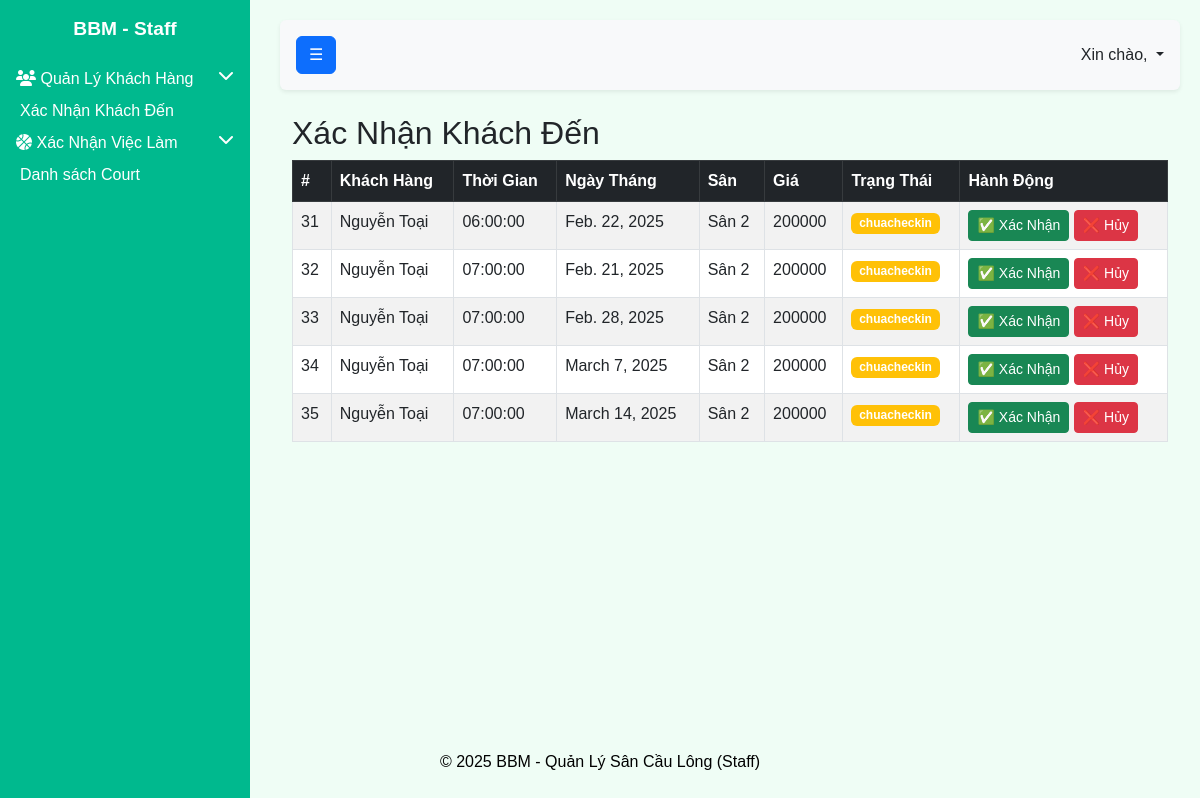
/r2checkin/MC1/, run on an earlier commit of the app's database.
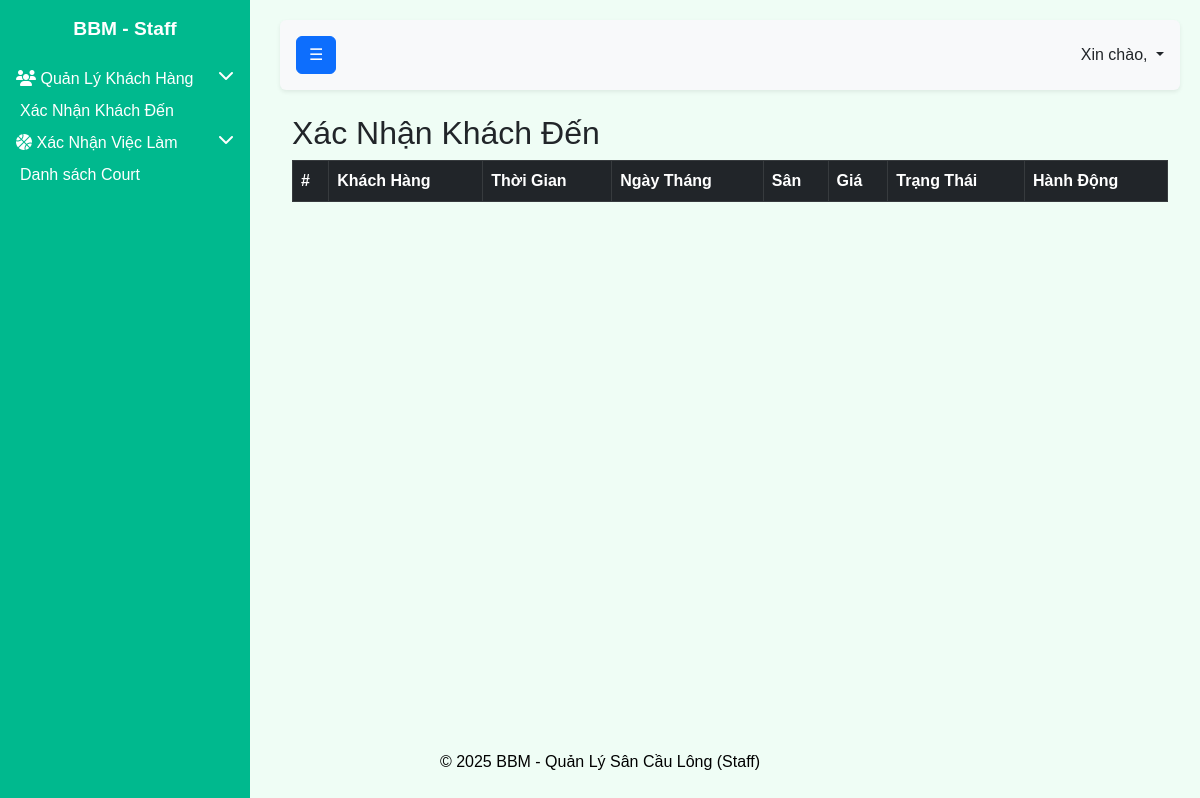
And on a later commit of the database.
### BBooking/models.py (models this page shows, shortened)
class VeDatSan(models.Model):
    CHECKIN_CHOICES = [
        ("chuacheckin", "Chưa check-in"),
        ("dacheckin", "Đã check-in"),
    ]
    TYPE_CHOICES = [
        ("codinh", "Cố định"),
        ("theongay", "Theo ngày"),
        ("linhhoat", "Linh hoạt"),
    ]
    maVe=models.AutoField(primary_key=True)
    flag = models.ForeignKey(Flag, on_delete=models.CASCADE)
    customer = models.ForeignKey(User, on_delete=models.CASCADE, limit_choices_to={'role': 'customer'})
    tongTien = models.IntegerField(default=0)
    ngayTao = models.DateTimeField(auto_now_add=True)
    voucher=models.ForeignKey(Voucher, on_delete=models.CASCADE, blank=True, null=True)
    checkin = models.CharField(
        max_length=20, choices=CHECKIN_CHOICES, default="chuacheckin"
    )
    type = models.CharField(max_length=8,choices=TYPE_CHOICES, default="codinh")

class Flag(models.Model):
    san = models.ForeignKey(San, on_delete=models.CASCADE)
    timeslot = models.ForeignKey(TimeSlot, on_delete=models.CASCADE)
    date = models.DateField()
    class Meta:
        unique_together = ('date', 'timeslot')

class TimeSlot(models.Model):
    timeslot = models.TimeField(primary_key=True)
    court = models.ForeignKey(Court, on_delete=models.CASCADE)
    def __str__(self):
        return f"{self.timeslot}"

### BUser/models.py (models this page shows, shortened)
class User(AbstractUser):
    ROLE_CHOICES = [
        ('customer', 'Customer'),
        ('courtstaff', 'Court Staff'),
        ('courtmanager', 'Court Manager'),
    ]
    role = models.CharField(max_length=20, choices=ROLE_CHOICES)
    GENDER_CHOICES = [
        ('M', 'Nam'),
        ('F', 'Nữ'),
        ('O', 'Khác')
    ]
    gender = models.CharField(max_length=1, choices=GENDER_CHOICES, default='M')
    sdt= models.IntegerField(default=0, null=True, blank=True)

### BCourt/models.py (models this page shows)
class San(models.Model):
    maSan = models.CharField(default='',max_length=10, primary_key=True)
    numSan = models.IntegerField()
    court=models.ForeignKey(Court, on_delete=models.CASCADE)
    def __str__(self):
        return f"Sân {self.numSan}"

### home/views.py (the view, shortened to what this page needs)
# urls.py: path('r2checkin/<str:maCourt>/', views.r2checkIn, name='r2checkin'),
def r2checkIn(request, maCourt):
    court=get_object_or_404(Court,maCourt=maCourt)
    lve = VeDatSan.objects.filter(checkin='chuacheckin', flag__san__court=court)
    return render(request, "home/r2checkin.html", {'lve': lve})

### home/templates/home/r2checkin.html (shortened to what this page needs)
{% extends "r2master_page.html" %}
{%load static%}
{%block sidebar%}
    {%include '../r2sidebar.html' %}
{%endblock%}
{%block navbar%}
    {%include '../r2navbar.html' %}
{%endblock%}
{%block footer%}
    {%include '../r2footer.html' %}
{%endblock%}
{%block content%}
<div id="page-content">
    <div class="container mt-4">
        <h2>Xác Nhận Khách Đến</h2>
        <table class="table table-bordered table-striped">
            <thead class="table-dark">
                <tr>
                    <th>#</th>
                    <th>Khách Hàng</th>
                    <th>Thời Gian</th>
                    <th>Ngày Tháng</th>
                    <th>Sân</th>
                    <th>Giá</th>
                    <th>Trạng Thái</th>
                    <th>Hành Động</th>
                </tr>
            </thead>
            <tbody id="booking-list">
                {%for ve in lve%}
                <form method="POST">
                    <tr>
                        <td>{{ve.maVe}}</td>
                        <td>{{ve.customer.last_name}} {{ve.customer.first_name}}</td>
                        <td>{{ve.flag.timeslot}}</td>
                        <td>{{ve.flag.date}}</td>
                        <td>{{ve.flag.san}}</td>
                        <td>{{ve.tongTien}}</td>
                        <td><span class="badge bg-warning">{{ve.checkin}}</span></td>
                        <td>
                            <button class="btn btn-success btn-sm" type="submit" name="action" value="confirm">✅ Xác Nhận</button>
                            <button class="btn btn-danger btn-sm" type="submit" name="action" value="cancel">❌ Hủy</button>
                        </td>
                    </tr>
                </form>
                {%endfor%}
            </tbody>
        </table>
    </div>
{%endblock%}

What changed in the data, as far as the page shows it:
removed VeDatSan: maVe "31", customer.last_name "Nguyễn", customer.first_name "Toại", flag.timeslot "06:00:00", flag "Feb. 22, 2025", flag.san "Sân 2", tongTien "200000", checkin "chuacheckin"
removed VeDatSan: maVe "32", customer.last_name "Nguyễn", customer.first_name "Toại", flag.timeslot "07:00:00", flag "Feb. 21, 2025", flag.san "Sân 2", tongTien "200000", checkin "chuacheckin"
removed VeDatSan: maVe "33", customer.last_name "Nguyễn", customer.first_name "Toại", flag.timeslot "07:00:00", flag "Feb. 28, 2025", flag.san "Sân 2", tongTien "200000", checkin "chuacheckin"
no longer on this page (row edited): VeDatSan: maVe "34", customer.last_name "Nguyễn", customer.first_name "Toại", flag.timeslot "07:00:00", flag "March 7, 2025", flag.san "Sân 2", tongTien "200000", checkin "chuacheckin"
no longer on this page (row edited): VeDatSan: maVe "35", customer.last_name "Nguyễn", customer.first_name "Toại", flag.timeslot "07:00:00", flag "March 14, 2025", flag.san "Sân 2", tongTien "200000", checkin "chuacheckin"
